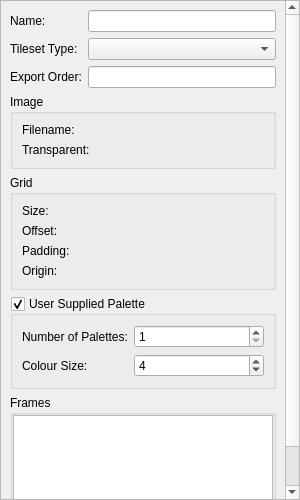
<?xml version="1.0" encoding="UTF-8"?>
<ui version="4.0">
 <class>UnTech::GuiQt::MetaSprite::SpriteImporter::FrameSetDock</class>
 <widget class="QDockWidget" name="UnTech::GuiQt::MetaSprite::SpriteImporter::FrameSetDock">
  <property name="geometry">
   <rect>
    <x>0</x>
    <y>0</y>
    <width>300</width>
    <height>500</height>
   </rect>
  </property>
  <property name="features">
   <set>QDockWidget::DockWidgetMovable</set>
  </property>
  <property name="windowTitle">
   <string>FrameSet</string>
  </property>
  <widget class="QWidget" name="dockWidgetContents">
   <layout class="QVBoxLayout" name="verticalLayout">
    <property name="leftMargin">
     <number>0</number>
    </property>
    <property name="topMargin">
     <number>0</number>
    </property>
    <property name="rightMargin">
     <number>0</number>
    </property>
    <property name="bottomMargin">
     <number>0</number>
    </property>
    <item>
     <widget class="QScrollArea" name="scrollArea">
      <property name="sizePolicy">
       <sizepolicy hsizetype="MinimumExpanding" vsizetype="Expanding">
        <horstretch>0</horstretch>
        <verstretch>0</verstretch>
       </sizepolicy>
      </property>
      <property name="horizontalScrollBarPolicy">
       <enum>Qt::ScrollBarAlwaysOff</enum>
      </property>
      <property name="widgetResizable">
       <bool>true</bool>
      </property>
      <widget class="QWidget" name="scrollAreaWidgetContents">
       <property name="geometry">
        <rect>
         <x>0</x>
         <y>0</y>
         <width>284</width>
         <height>560</height>
        </rect>
       </property>
       <property name="minimumSize">
        <size>
         <width>149</width>
         <height>0</height>
        </size>
       </property>
       <layout class="QVBoxLayout" name="scrollLayout">
        <item>
         <layout class="QFormLayout" name="formLayout">
          <item row="0" column="0">
           <widget class="QLabel" name="frameSetNameLabel">
            <property name="text">
             <string>Name:</string>
            </property>
           </widget>
          </item>
          <item row="0" column="1">
           <widget class="QLineEdit" name="frameSetName"/>
          </item>
          <item row="1" column="0">
           <widget class="QLabel" name="tilesetTypeLabel">
            <property name="text">
             <string>Tileset Type:</string>
            </property>
           </widget>
          </item>
          <item row="1" column="1">
           <widget class="EnumComboBox" name="tilesetType"/>
          </item>
          <item row="2" column="0">
           <widget class="QLabel" name="exportOrderLabel">
            <property name="text">
             <string>Export Order:</string>
            </property>
           </widget>
          </item>
          <item row="2" column="1">
           <widget class="QLineEdit" name="exportOrder"/>
          </item>
         </layout>
        </item>
        <item>
         <widget class="QGroupBox" name="imageBox">
          <property name="title">
           <string>Image</string>
          </property>
          <layout class="QFormLayout" name="formLayout_2">
           <item row="0" column="0">
            <widget class="QLabel" name="imageFilenameLabel">
             <property name="text">
              <string>Filename:</string>
             </property>
            </widget>
           </item>
           <item row="0" column="1">
            <widget class="FilenameInputWidget" name="imageFilename" native="true"/>
           </item>
           <item row="1" column="0">
            <widget class="QLabel" name="transparentLabel">
             <property name="text">
              <string>Transparent:</string>
             </property>
            </widget>
           </item>
           <item row="1" column="1">
            <widget class="ColorInputWidget" name="transparent" native="true"/>
           </item>
          </layout>
         </widget>
        </item>
        <item>
         <widget class="QGroupBox" name="gridBox">
          <property name="title">
           <string>Grid</string>
          </property>
          <layout class="QFormLayout" name="formLayout_3">
           <item row="0" column="0">
            <widget class="QLabel" name="gridSizeLabel">
             <property name="text">
              <string>Size:</string>
             </property>
            </widget>
           </item>
           <item row="0" column="1">
            <widget class="SizeWidget" name="gridSize" native="true"/>
           </item>
           <item row="1" column="0">
            <widget class="QLabel" name="gridOffsetLabel">
             <property name="text">
              <string>Offset:</string>
             </property>
            </widget>
           </item>
           <item row="2" column="0">
            <widget class="QLabel" name="gridPaddingLabel">
             <property name="text">
              <string>Padding:</string>
             </property>
            </widget>
           </item>
           <item row="3" column="0">
            <widget class="QLabel" name="gridOriginLabel">
             <property name="text">
              <string>Origin:</string>
             </property>
            </widget>
           </item>
           <item row="1" column="1">
            <widget class="PointWidget" name="gridOffset" native="true"/>
           </item>
           <item row="2" column="1">
            <widget class="PointWidget" name="gridPadding" native="true"/>
           </item>
           <item row="3" column="1">
            <widget class="PointWidget" name="gridOrigin" native="true"/>
           </item>
          </layout>
         </widget>
        </item>
        <item>
         <widget class="QGroupBox" name="userSuppliedPaletteBox">
          <property name="title">
           <string>User Supplied Palette</string>
          </property>
          <property name="checkable">
           <bool>true</bool>
          </property>
          <layout class="QFormLayout" name="formLayout_4">
           <item row="0" column="0">
            <widget class="QLabel" name="nPalettesLabel">
             <property name="text">
              <string>Number of Palettes:</string>
             </property>
            </widget>
           </item>
           <item row="0" column="1">
            <widget class="QSpinBox" name="nPalettes">
             <property name="minimum">
              <number>1</number>
             </property>
             <property name="maximum">
              <number>254</number>
             </property>
            </widget>
           </item>
           <item row="1" column="0">
            <widget class="QLabel" name="paletteSizeLabel">
             <property name="text">
              <string>Colour Size:</string>
             </property>
            </widget>
           </item>
           <item row="1" column="1">
            <widget class="QSpinBox" name="paletteSize">
             <property name="minimum">
              <number>1</number>
             </property>
             <property name="maximum">
              <number>32</number>
             </property>
             <property name="value">
              <number>4</number>
             </property>
            </widget>
           </item>
          </layout>
         </widget>
        </item>
        <item>
         <widget class="QGroupBox" name="frameBox">
          <property name="title">
           <string>Frames</string>
          </property>
          <layout class="QVBoxLayout" name="verticalLayout2">
           <property name="spacing">
            <number>0</number>
           </property>
           <property name="leftMargin">
            <number>0</number>
           </property>
           <property name="topMargin">
            <number>0</number>
           </property>
           <property name="rightMargin">
            <number>0</number>
           </property>
           <property name="bottomMargin">
            <number>0</number>
           </property>
           <item>
            <widget class="GuiQt::Accessor::IdmapListView" name="frameList">
             <property name="sizePolicy">
              <sizepolicy hsizetype="MinimumExpanding" vsizetype="MinimumExpanding">
               <horstretch>0</horstretch>
               <verstretch>0</verstretch>
              </sizepolicy>
             </property>
             <property name="minimumSize">
              <size>
               <width>0</width>
               <height>100</height>
              </size>
             </property>
            </widget>
           </item>
           <item>
            <widget class="QToolBar" name="frameListButtons">
             <property name="movable">
              <bool>false</bool>
             </property>
             <property name="iconSize">
              <size>
               <width>16</width>
               <height>16</height>
              </size>
             </property>
             <property name="floatable">
              <bool>false</bool>
             </property>
            </widget>
           </item>
          </layout>
         </widget>
        </item>
       </layout>
      </widget>
     </widget>
    </item>
   </layout>
  </widget>
 </widget>
 <customwidgets>
  <customwidget>
   <class>EnumComboBox</class>
   <extends>QComboBox</extends>
   <header>gui-qt/common/widgets/enumcombobox.h</header>
   <container>1</container>
  </customwidget>
  <customwidget>
   <class>GuiQt::Accessor::IdmapListView</class>
   <extends>QListView</extends>
   <header>gui-qt/accessor/idmaplistview.h</header>
  </customwidget>
  <customwidget>
   <class>FilenameInputWidget</class>
   <extends>QWidget</extends>
   <header>gui-qt/common/widgets/filenameinputwidget.h</header>
   <container>1</container>
  </customwidget>
  <customwidget>
   <class>PointWidget</class>
   <extends>QWidget</extends>
   <header>gui-qt/common/widgets/pointwidget.h</header>
   <container>1</container>
  </customwidget>
  <customwidget>
   <class>SizeWidget</class>
   <extends>QWidget</extends>
   <header>gui-qt/common/widgets/sizewidget.h</header>
   <container>1</container>
  </customwidget>
  <customwidget>
   <class>ColorInputWidget</class>
   <extends>QWidget</extends>
   <header>gui-qt/common/widgets/colorinputwidget.h</header>
   <container>1</container>
  </customwidget>
 </customwidgets>
 <resources/>
 <connections/>
</ui>
